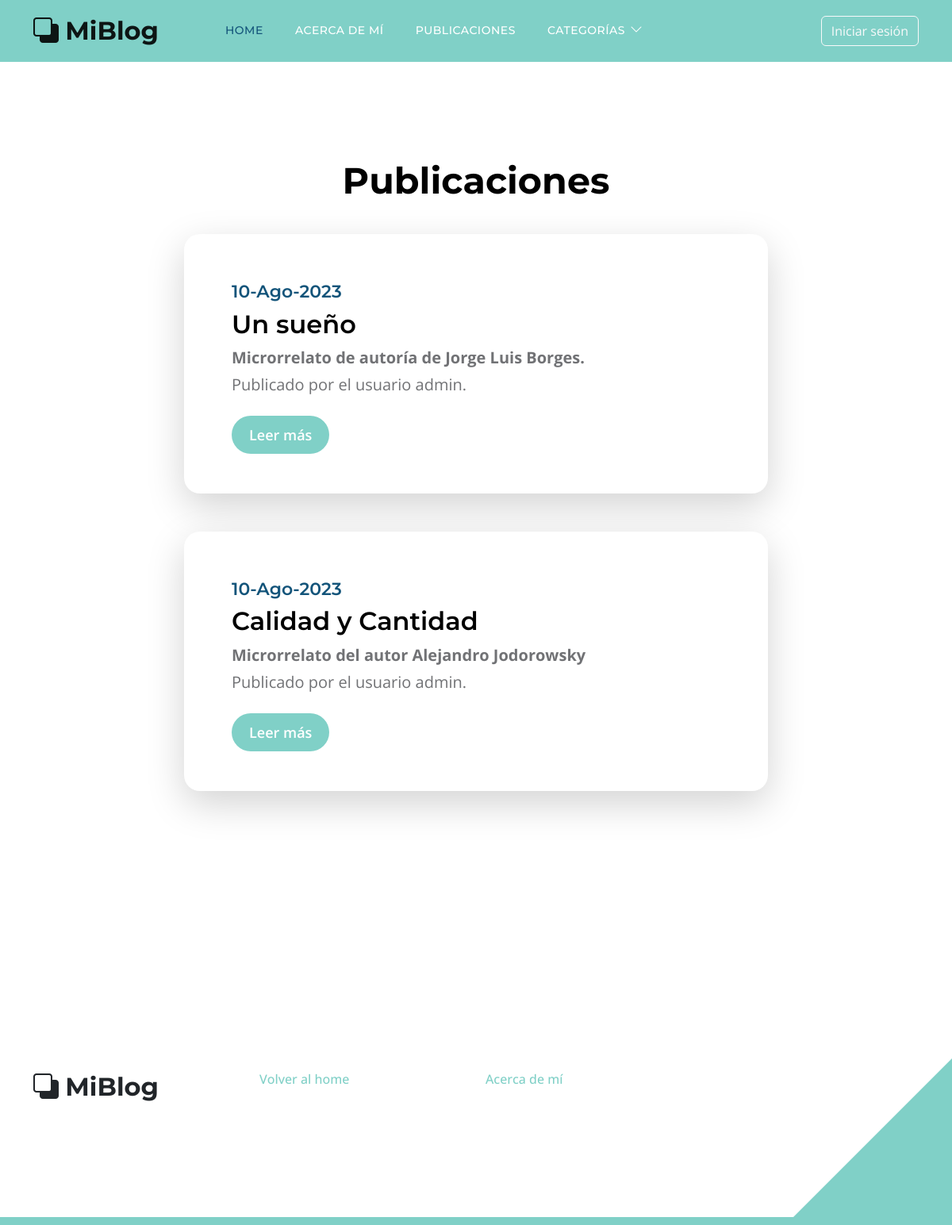
/categoria/fantasia, run on the app's committed database.
### blog/models.py (models this page shows, shortened)
class Post(models.Model):
    titulo = models.CharField(max_length=255)
    slug = models.SlugField(unique=True)
    subtitulo = models.TextField()
    cuerpo = models.TextField()
    autor = models.ForeignKey(settings.AUTH_USER_MODEL, on_delete=models.PROTECT)
    fecha = models.DateTimeField(auto_now_add=True)
    categoria = models.ManyToManyField('Categoria')
    class Meta:
        ordering = ('-fecha',)

### perfiles/models.py (models this page shows)
class Usuario(AbstractUser):
    def __str__(self):
        return f"{self.username}"

### blog/views.py (the view)
# urls.py: path("categoria/<slug:slug>", views.CategoryListView.as_view(), name="categoria"),
class CategoryListView(generic.ListView):
    model = Post
    template_name = "blog/resultados.html"
    def get_context_data(self, **kwargs):
        context = super().get_context_data(**kwargs)
        context['categorias'] = Categoria.objects.all()
        return context
    def get_queryset(self):
        query = self.request.path.replace('/categoria/', '')
        print(query)
        post_list = Post.objects.filter(categoria__slug=query)
        return post_list

### blog/templates/blog/resultados.html (shortened to what this page needs)
{% extends 'base.html' %}
{% block contenido %}
<section class="section-padding">
    <div class="container">
        <div class="row">
            <div class="col-lg-12 col-12 text-center">
                <h2 class="mb-4">Publicaciones</h2>
            </div>
            <div class="col-lg-8 col-12 mt-3 mx-auto">
                {% if object_list %}
                    {% for post in object_list %}
                        <div class="custom-block custom-block-topics-listing bg-white shadow-lg mb-5">
                            <div class="d-flex">
                                <div class="custom-block-topics-listing-info d-flex">
                                    <div>
                                        <h6 class="subtitle is-4">{{ post.fecha|date:'d-M-Y' }}</h6>
                                        <h3 class="mb-2">{{ post.titulo }}</h3>
                                        <p class="mb-1"><strong>{{ post.subtitulo }}</strong></p>
                                        <p class="mb-0">Publicado por el usuario {{ post.autor }}.</p>
                                        <a href="{% url 'blog:detalle' post.id %}" class="btn custom-btn mt-3 mt-lg-4">Leer más</a>
                                    </div>
                                </div>
                            </div>
                        </div>
                    {% endfor %}
                {% else %}
                        <h3>Aún no existen publicaciones en esta categoría.</h3>
                {% endif %}
            </div>
        </div>
    </div>
</section>
{% endblock contenido %}

### static/css/templatemo-topic-listing.css (style rules this page uses)
:root { --white-color: #ffffff; --primary-color: #13547a; --secondary-color: #80d0c7; --section-bg-color: #f0f8ff; --custom-btn-bg-color: #80d0c7; --custom-btn-bg-hover-color: #13547a; --dark-color: #000000; --p-color: #717275; --border-color: #7fffd4; --link-hover-color: #13547a; --body-font-family: 'Open Sans', sans-serif; --title-font-family: 'Montserrat', sans-serif; --h1-font-size: 58px; --h2-font-size: 46px; --h3-font-size: 32px; --h4-font-size: 28px; --h5-font-size: 24px; --h6-font-size: 22px; --p-font-size: 20px; --menu-font-size: 14px; --btn-font-size: 18px; --copyright-font-size: 16px; --border-radius-large: 100px; --border-radius-medium: 20px; --border-radius-small: 10px; --font-weight-normal: 400; --font-weight-medium: 500; --font-weight-semibold: 600; --font-weight-bold: 700; }
body { background-color: var(--white-color); font-family: var(--body-font-family); }
h2, h3, h4, h5, h6 { color: var(--dark-color); }
h1, h2, h3, h4, h5, h6 { font-family: var(--title-font-family); font-weight: var(--font-weight-semibold); }
h2 { font-size: var(--h2-font-size); font-weight: var(--font-weight-bold); }
h3 { font-size: var(--h3-font-size); }
h6 { color: var(--primary-color); font-size: var(--h6-font-size); }
p { color: var(--p-color); font-size: var(--p-font-size); font-weight: var(--font-weight-normal); }
a, button { touch-action: manipulation; transition: all 0.3s; }
a { display: inline-block; color: var(--primary-color); text-decoration: none; }
b, strong { font-weight: var(--font-weight-bold); }
.section-padding { padding-top: 100px; padding-bottom: 100px; }
.custom-btn { background: var(--custom-btn-bg-color); border: 2px solid transparent; border-radius: var(--border-radius-large); color: var(--white-color); font-size: var(--btn-font-size); font-weight: var(--font-weight-semibold); line-height: normal; transition: all 0.3s; padding: 10px 20px; }
.custom-block { border-radius: var(--border-radius-medium); position: relative; overflow: hidden; padding: 30px; transition: all 0.3s ease; height: 100%; }
.custom-block-topics-listing-info { margin: 30px 20px 20px 30px; }
.custom-block-topics-listing { height: inherit; }

### data on the page
Post: fecha "10-Ago-2023", titulo "Un sueño", subtitulo "Microrrelato de autoría de Jorge Luis Borges.", autor "admin"
Post: fecha "10-Ago-2023", titulo "Calidad y Cantidad", subtitulo "Microrrelato del autor Alejandro Jodorowsky", autor "admin"
